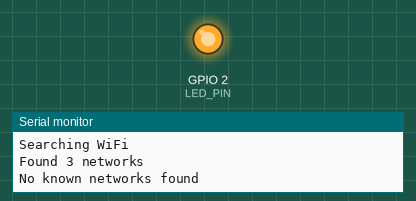
The sketch below on a simulated ESP8266 (NodeMCU). Parts: output pins drawn as LEDs (lit = HIGH), the last lines printed to the serial monitor. WiFi joins after 1.5 s; servers stay silent unless stated; a WiFi scan finds three made-up networks; uploads are accepted with an empty reply; the local clock reads 2024-03-15 10:24:30 at power-on unless the sketch sets it.

Above: at 2.2 s.
At 19.7 s:
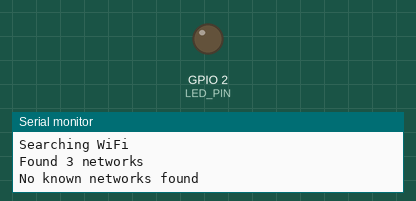
Timing chart, 0 to 41.3 s (numbered marks = the images above):
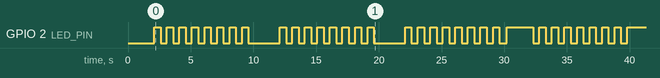

The sketch:

esp_tracker.ino
```cpp
#include <ESP8266WiFi.h>
#include <ESP8266HTTPClient.h>
#include <time.h>
//#include <Arduino_JSON.h>
#include "secrets.h"

#define LED_PIN 2
#define LED_PERIOD 1000
#define RECONNECT_INTERVAL 10000

int dbInterval = 30000;

unsigned long statusTimer = 0;

unsigned long lastReconnect = 0;

unsigned long ledTimer = 0;
unsigned long lastToggle = 0;
static bool ledState = false;

void setup() {
  // put your setup code here, to run once:
  pinMode(LED_PIN, OUTPUT);
  Serial.begin(115200);

  connectToWiFi();
}

void loop() {
  // put your main code here, to run repeatedly:
  launchLed();
  if (WiFi.status() != WL_CONNECTED) reconnectToWiFi();
  if (millis() - statusTimer > dbInterval) sendStatus();
}

void sendStatus() {
  statusTimer = millis();
  HTTPClient http;
  WiFiClientSecure client;

  client.setInsecure();

  http.begin(client, STATUS_URL);
  http.addHeader("Content-Type", "application/json");

  time_t now = time(nullptr);
  String text = String(now);
  struct tm t;
  localtime_r(&now, &t);
  String date = "\"" + String(t.tm_year + 1900) + "-" + String(t.tm_mon + 1) + "-" + String(t.tm_mday) + " " + String(t.tm_hour) + ":" + String(t.tm_min) + ":" + String(t.tm_sec) + "\"";
  String json = "{\"status\": \"online\", \"timestamp\": " + text + ", \"date\": " + date + "}";
  int code = http.PUT(json);
  dbInterval = code == 200 ? 30000 : 10000;
  Serial.println(code);

  /*
    JSONVar myObject;
    myObject["status"] = "online";
    myObject["timestamp"] = now;

    String jsonString = JSON.stringify(myObject);
  */

  http.end();
}

void launchLed() {
  ledTimer = millis();
    if (ledTimer - lastToggle >= LED_PERIOD / 2) {
      lastToggle = ledTimer;
      ledState = !ledState;
      digitalWrite(LED_PIN, ledState);
    }
}

void reconnectToWiFi() {
  if (millis() - lastReconnect > RECONNECT_INTERVAL) {
    Serial.println("Reconnecting");
    lastReconnect = millis();
    connectToWiFi();
  }
}


void connectToWiFi() {
  WiFi.mode(WIFI_STA);
  WiFi.disconnect();
  delay(100);
  Serial.println("Searching WiFi");
  int n = WiFi.scanNetworks();
  Serial.printf("Found %d networks\n", n);
  for(int i = 0; i < n; i++) {
    String foundSSID = WiFi.SSID(i);
    for(int j = 0; j < NETWORK_COUNT; j++) {
      if (foundSSID == WIFI_LIST[j].ssid) {
        Serial.print("Connecting to ");
        Serial.println(foundSSID);

        WiFi.begin(WIFI_LIST[j].ssid, WIFI_LIST[j].password);
        if (WiFi.waitForConnectResult() == WL_CONNECTED) {
          Serial.println("Connected!");
          Serial.print("IP: ");
          Serial.println(WiFi.localIP());
          setTime();
          return;
        }
      }
    }
  }
  Serial.println("No known networks found");
}

void setTime() {
  unsigned long startTime = millis();
  configTime(0, 0, "pool.ntp.org", "time.nist.gov");
  time_t now = time(nullptr);
  while (now < 1700000000 || now  > 10000000000) {
    delay(300);
    now = time(nullptr);
    Serial.println("Time: " + String(now));
    if (WiFi.status() != WL_CONNECTED) {
      Serial.println("WiFi lost: time is not synced!");
      return;
    }
    if (startTime - millis() > 15000) {
      Serial.println("Timeout  60s: time is not synced");
      return;
    }
  }
  Serial.print("Time synced: ");
  Serial.println(now);
}
```

secrets_example.h
```cpp
#pragma once

#define DB_URL "https://your-database-url.firebasedatabase.app/"
#define STATUS_URL "https://your-database-url.firebasedatabase.app/devices/ESP-1.json"


struct WiFiCred {
  const char* ssid;
  const char* password;
};

extern const WiFiCred WIFI_LIST[];
extern const size_t NETWORK_COUNT;
```

wifi_secrets_example.cpp
```cpp
#include "secrets.h"

const WiFiCred WIFI_LIST[] = {
  {"Ssid 1", "Password 1"},
  {"Ssid 2", "Password 2"}
};

const size_t NETWORK_COUNT = sizeof(WIFI_LIST) / sizeof(WIFI_LIST[0]);
```

Measured:
- by itself, GPIO 2 (LED_PIN): LOW → HIGH at 2.1 s, → LOW 0.50 s later, → HIGH 0.50 s later, → LOW 0.50 s later, … (65 changes in this stretch)
